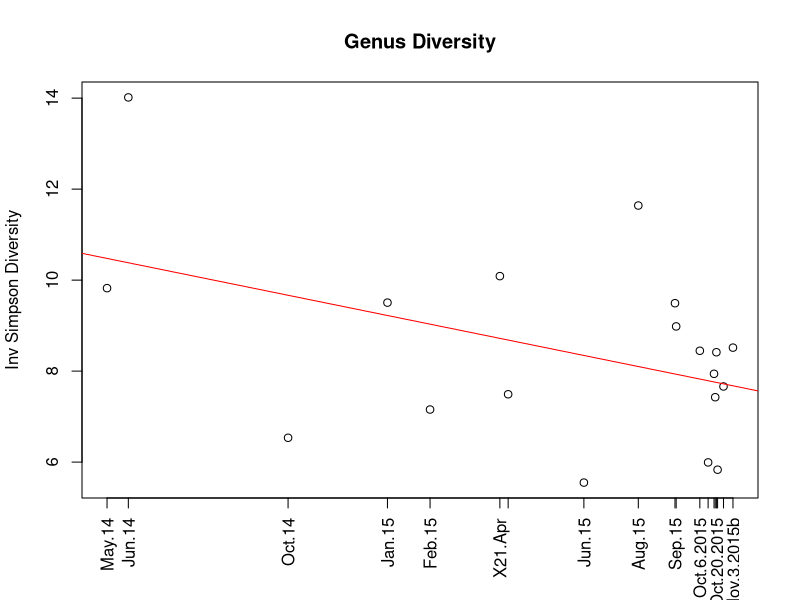

The R script that drew this image:
## ---- chunk 1
.myuBiomePath = "OneDrive/Projects/"
# set the root path for either Mac or Windows
if(Sys.info()["sysname"]=="Darwin") kRootPath=paste0("~/",.myuBiomePath) else kRootPath=paste0(paste0("c:/Users/",Sys.info()["login"]),"/",.myuBiomePath)

setwd(paste0(kRootPath,"uBiome"))
setwd("Data/sprague data")
## ---- chunk 2

allSprague <- read.csv("sprague-all-thru-nov03.csv")


allGenus <- allSprague[allSprague$tax_rank=="genus",]
allPhylum<-allSprague[allSprague$tax_rank=="phylum",]
allSpecies<-allSprague[allSprague$tax_rank=="species",]
allSamples <- allGenus[,-(1:2)] 
require("vegan",quietly=TRUE)
dV <- sapply(allSamples,fisher.alpha)
names(dV)<-c(as.Date("2014-5-23"),as.Date("2014-6-10"),as.Date("2014-10-23"),as.Date("2015-1-15"),as.Date("2015-2-20"),
             as.Date("2015-4-20"),
             as.Date("2015-4-27"),
             as.Date("2015-6-30"),
             as.Date("2015-8-15"),
             as.Date("2015-9-15"),
             as.Date("2015-9-16"),
             as.Date("2015-10-6"),
             as.Date("2015-10-13"),
             as.Date("2015-10-18"),
             as.Date("2015-10-19"),
             as.Date("2015-10-20"),
             as.Date("2015-10-21"),
             as.Date("2015-10-26"),
             as.Date("2015-11-03")
             
             )

g<-names(allSprague)
dPDates<-as.Date(names(dV))

## ---- chunk 3
#genus diversity
dG <- sapply(allGenus[,-(1:2)],diversity,index="invsimpson")  
plot(dG~dPDates,main="Genus Diversity",xlab="",ylab="Inv Simpson Diversity",xaxt="n")
axis(1,at=dPDates,labels=g[-(1:2)],las=2)
abline(lm(dG~dPDates),col="red")
